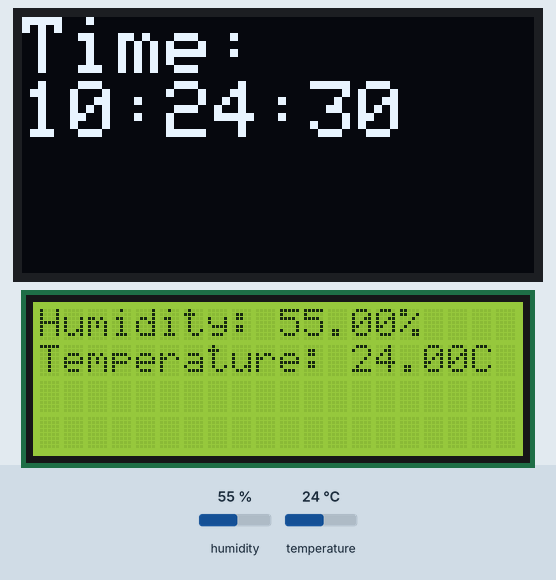
Simulated run of this sketch. Board: Arduino Uno, built with avr-gcc and run on an emulated ATmega328P. Parts: 128×64 one-colour display, 20×4 character LCD. The test bench sets the inputs (shaded band); at power-on: humidity 55 %, temperature 24 °C. The local clock reads 2024-03-15 10:24:30 at power-on unless the sketch sets it.

Above: at 1.2 s.
1.3 s: humidity set to 22 %
At 3.8 s:
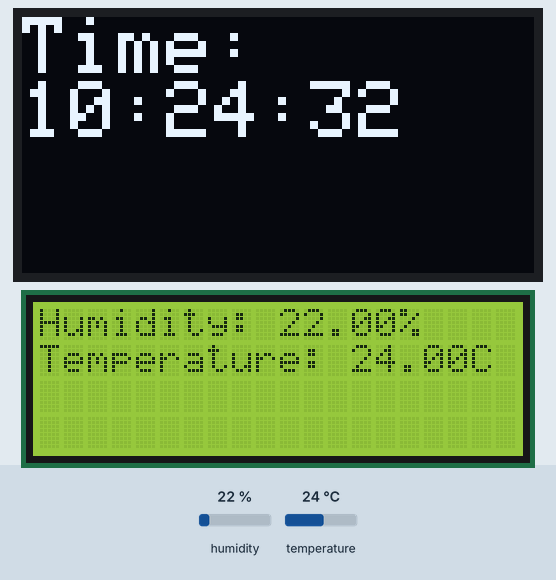
6.1 s: temperature set to 12 °C
At 7.4 s:
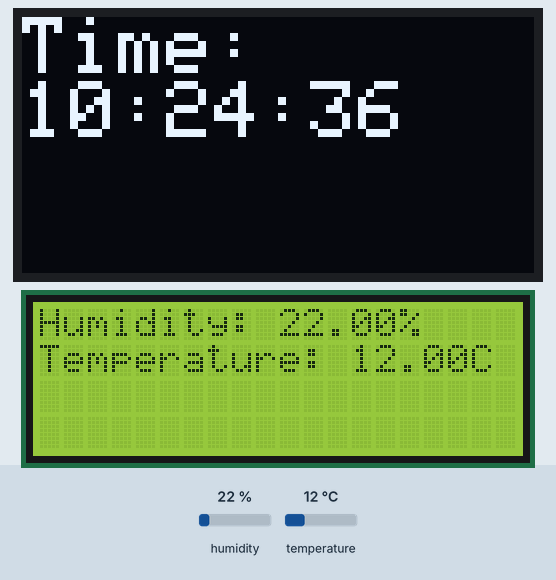
12.6 s: humidity set to 40 %
At 15.7 s:
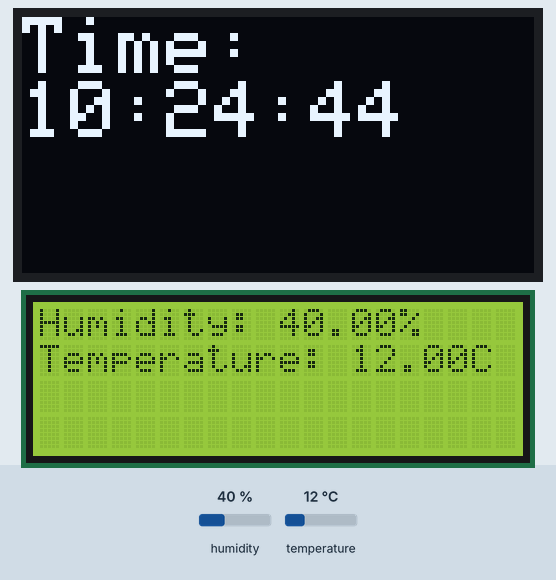
16.3 s: temperature set to 19 °C
At 19.7 s:
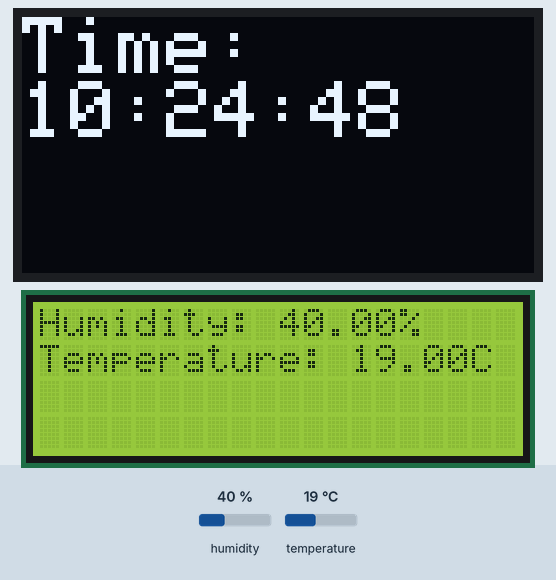
Timing chart, 0 to 21.2 s (numbered marks = the images above; inputs shaded):
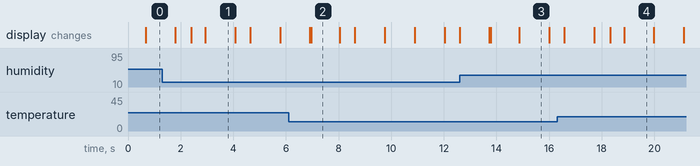

The sketch:

sketch.ino
```cpp
#include <DHT.h>
#include <Wire.h>
#include <Adafruit_SSD1306.h>
#include <LiquidCrystal_I2C.h>
#include <RTClib.h>

#define DHTPIN 2
#define DHTTYPE DHT22

DHT dht(DHTPIN, DHTTYPE);
RTC_DS1307 rtc;
Adafruit_SSD1306 display(128, 64, &Wire);
LiquidCrystal_I2C lcd(0x27, 16, 2);

void setup() {
  Serial.begin(9600);
  dht.begin();
  rtc.begin();
  display.begin(SSD1306_SWITCHCAPVCC, 0x3C);
  lcd.begin(20, 4);
  lcd.backlight();
}

void loop() {

  float humidity = dht.readHumidity();
  float temperature = dht.readTemperature();

  DateTime now = rtc.now();


  lcd.clear();
  lcd.setCursor(0, 0);
  lcd.print("Humidity: ");
  lcd.print(humidity);
  lcd.print("%");

lcd.setCursor(0, 1);
  lcd.print("Temperature: ");
  lcd.print(temperature);
  lcd.print("C");


delay(500);


  display.clearDisplay();
  display.setTextSize(2);
  display.setTextColor(WHITE);
  display.setCursor(0, 0);
  display.print("Time:");
  display.setCursor(0, 16);
  display.print(now.hour(), DEC);
  display.print(':');
  display.print(now.minute(), DEC);
  display.print(':');
  display.print(now.second(), DEC);
  display.display();
}
```

Measured:
- what the display in image 1 shows lasts 1.2 s, from 2.9 s to 4.1 s
